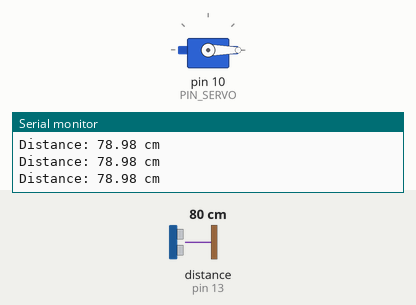
Recording of a sketch running on a simulated Arduino Uno, built with avr-gcc and run on an emulated ATmega328P. On the bench: servo, the last lines printed to the serial monitor. Wiring (inferred from the names in the program): ultrasonic range finder: trigger pin 12; echo pin 13. The test bench sets the inputs (shaded band); at power-on: distance to the obstacle (sensor on pin 13) 80 cm. The echo pulse lasts 58.3 µs per cm.

Above: at 1.7 s.
1.8 s: distance to the obstacle (sensor on pin 13) set to 22 cm
4.8 s: distance to the obstacle (sensor on pin 13) set to 18 cm
At 7.7 s:
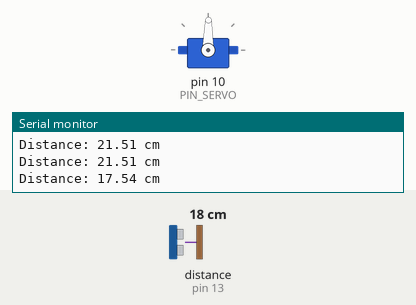
7.8 s: distance to the obstacle (sensor on pin 13) set to 28 cm
10.8 s: distance to the obstacle (sensor on pin 13) set to 34 cm
At 11.63 s:
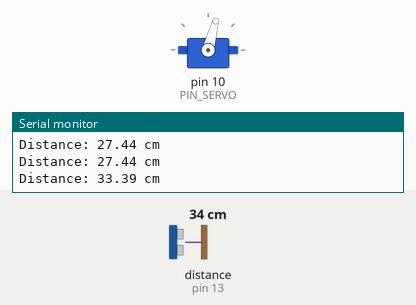
13.8 s: distance to the obstacle (sensor on pin 13) set to 2 cm
At 14.78 s:
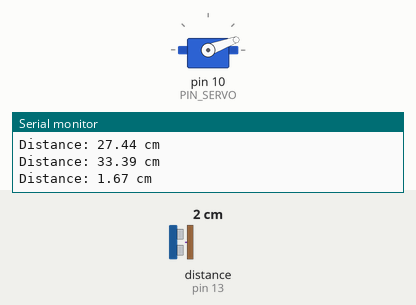
Timing chart, 0 to 17.8 s (numbered marks = the images above; inputs shaded):
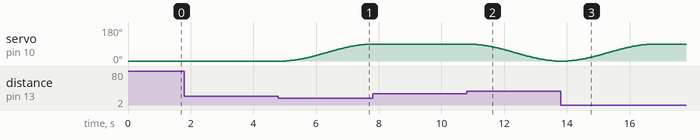

The sketch:

cos_while.ino
```cpp
#include <Servo.h>
#include <math.h>

#define PIN_TRIG 12
#define PIN_ECHO 13
#define PIN_SERVO 10

#define THRESHOLD_DISTANCE 20.0  // cm
#define MOVING_TIME 3000         // 차단기 이동 시간 (ms)

Servo gateServo;

int startAngle = 0;
int stopAngle  = 90;
int currentAngle = startAngle;
bool isCarDetected = false;

void setup() {
  Serial.begin(9600);
  gateServo.attach(PIN_SERVO);
  pinMode(PIN_TRIG, OUTPUT);
  pinMode(PIN_ECHO, INPUT);

  gateServo.write(startAngle); // 초기 상태: 닫힘
  delay(500);
  Serial.println("Gate system ready 🚧");
}

// 초음파 거리 측정 함수
float measureDistance() {
  digitalWrite(PIN_TRIG, LOW);
  delayMicroseconds(2);
  digitalWrite(PIN_TRIG, HIGH);
  delayMicroseconds(10);
  digitalWrite(PIN_TRIG, LOW);

  long duration = pulseIn(PIN_ECHO, HIGH);
  return duration * 0.034 / 2.0; // cm 단위 변환
}

void loop() {
  float distance = measureDistance();
  Serial.print("Distance: ");
  Serial.print(distance);
  Serial.println(" cm");

  // 차량 접근 시 (차단기 상승)
  if (distance < THRESHOLD_DISTANCE && !isCarDetected) {
    unsigned long moveStartTime = millis();
    while (millis() - moveStartTime <= MOVING_TIME) {
      // while 루프 안에서 distance 재측정
      distance = measureDistance();

      // 차량가 떠나면 루프 탈출
      if (distance > THRESHOLD_DISTANCE + 10) {
        break;
      }

      float t = float(millis() - moveStartTime) / MOVING_TIME; // 0~1
      float ease = (1 - cos(M_PI * t)) / 2.0;                  // 코사인 절반 주기
      currentAngle = startAngle + (stopAngle - startAngle) * ease;
      gateServo.write(currentAngle);
      delay(20);
    }
    isCarDetected = true;
  }

  // 차량 떠난 후 (차단기 하강)
  if ((distance > THRESHOLD_DISTANCE + 10) && isCarDetected) {
    unsigned long moveStartTime = millis();
    while (millis() - moveStartTime <= MOVING_TIME) {
      distance = measureDistance(); // 하강 중에도 distance 체크

      // 차량가 다시 접근하면 루프 탈출
      if (distance < THRESHOLD_DISTANCE) {
        break;
      }

      float t = float(millis() - moveStartTime) / MOVING_TIME; // 0~1
      float ease = (1 - cos(M_PI * t)) / 2.0;
      currentAngle = stopAngle - (stopAngle - startAngle) * ease;
      gateServo.write(currentAngle);
      delay(20);
    }
    isCarDetected = false;
  }
}
```

Measured:
- the behaviour switches between 21 and 20 cm on distance to the obstacle (sensor on pin 13) (found by bisection; images 0 and 1)
- the behaviour switches between 30 and 31 cm on distance to the obstacle (sensor on pin 13) (found by bisection; images 1 and 2)
- after the input at 4.8 s, servo on pin 10 (PIN_SERVO): moves from 0° to 89° over 2.6 s, starting after 0.25 s
- after the input at 10.8 s, servo on pin 10 (PIN_SERVO): moves from 89° to 0° over 2.6 s, starting after 0.24 s
- after the input at 13.8 s, servo on pin 10 (PIN_SERVO): moves from 0° to 89° over 2.6 s, starting after 0.22 s
